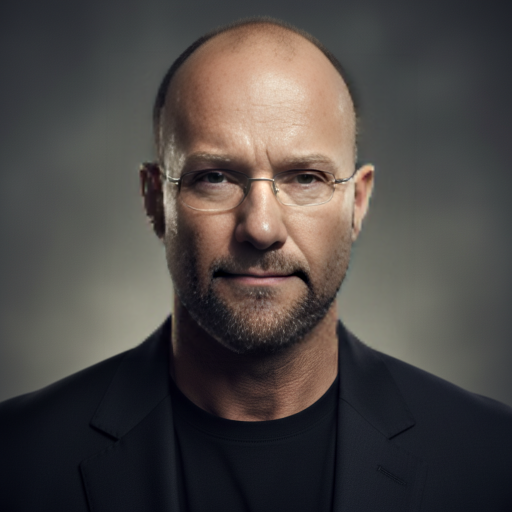
#> input picture media/edits/3e025202-4a83-4652-baf2-f03f51e53d7e_designer_source.jpg, 1024 x 1024 px (shown at 1/2 size)
$ python -i images.py   (imports and definitions only)
#> lines starting #> are read from the running program, lines starting #| are printed output that depends on the picture
from __future__ import annotations

import base64
import io
import json
import mimetypes
import os
import tempfile
import time
from pathlib import Path
from typing import Any, Dict, NamedTuple
from urllib.parse import urlparse

from loguru import logger

import httpx
from PIL import Image

from app.core.config import settings, reload_settings
from app.providers.fal.client import queue_get, queue_result, queue_status, queue_submit, run_model
from app.providers.fal.models_map import (
    apply_model_defaults,
    get_image_model,
    model_requires_mask,
    model_supports_inpaint_payload,
)


SEEDREAM_MODEL = "fal-ai/bytedance/seedream/v4/edit"
CHRONO_EDIT_MODEL = "fal-ai/chrono-edit"
# [1 line that did not run here, left out]
QUEUE_UPSCALE_MODELS = {
    "fal-ai/recraft/upscale/crisp",
    "fal-ai/recraft/upscale/creative",
    "fal-ai/esrgan",
}
SMART_MERGE_DEFAULT_MODEL = "fal-ai/nano-banana/edit"
SMART_MERGE_DEFAULT_SIZE = "1024x1024"
SMART_MERGE_DEFAULT_ASPECT_RATIO = "1:1"
SMART_MERGE_MAX_IMAGES = 4
# [1 line that did not run here, left out]


# [7 lines left out: function _get_image_size, not called in this run]


# Максимальный размер запроса после base64 кодирования (10 МБ лимит)
# Base64 увеличивает размер примерно на 33%, поэтому проверяем размер после кодирования
MAX_REQUEST_SIZE_BYTES = 10 * 1024 * 1024  # 10 МБ
# Максимальный размер файла до base64: 10 МБ / 1.33 ≈ 7.5 МБ
# Используем 4 МБ как безопасный порог для учета других данных в запросе (промпт, параметры, JSON структура и т.д.)
# Это гарантирует, что даже с учетом других данных (промпт ~1-2 КБ, параметры ~1 КБ, JSON структура ~1-2 КБ)
# запрос не превысит 10 МБ. 4 МБ * 1.33 ≈ 5.3 МБ для изображения + ~4-5 МБ для других данных = ~9-10 МБ
MAX_FILE_SIZE_BEFORE_BASE64 = int(4 * 1024 * 1024)  # 4 МБ


# [116 lines left out: function _compress_image_if_needed, not called in this run]


def _compress_image_aggressively(image_path: str | Path, target_size_mb: float | None = None) -> Path:
    """
    Применяет очень агрессивное сжатие изображения для уменьшения размера до минимума.
    Используется когда обычное сжатие не помогло.

    Args:
        image_path: Путь к изображению
        target_size_mb: Целевой размер файла в МБ (до base64). Если None, используется 2 МБ.
    """
    path = Path(image_path)
    file_size = path.stat().st_size
    file_size_mb = file_size / (1024 * 1024)

    if target_size_mb is None:
        # Целевой размер: 2 МБ до base64 (после base64 ≈ 2.66 МБ)
        # Это оставляет достаточно места для других данных в запросе
        target_size_mb = 2.0

    target_size_bytes = int(target_size_mb * 1024 * 1024)

    logger.warning("Applying aggressive compression to image {} ({:.2f} MB) -> target: {:.2f} MB",
                   path, file_size_mb, target_size_mb)

    try:
        with Image.open(path) as img:
            # Конвертируем в RGB
#> img is the input picture: PIL image 1024x1024 RGB; mean R, G, B 75.7, 70.9, 68.7
            if img.mode == "RGBA":
                background = Image.new("RGB", img.size, (255, 255, 255))
                background.paste(img, mask=img.split()[-1])
                img = background
            elif img.mode not in ("RGB", "RGBA"):
                img = img.convert("RGB")

            # Создаем временный файл
            fd, tmp_name = tempfile.mkstemp(suffix=".jpg")
            os.close(fd)
            tmp_path = Path(tmp_name)

            original_size = img.size
#> original_size = (1024, 1024)

            # Пробуем разные комбинации размера и качества
            # Начинаем с уменьшения до 60% и качества 50
            scale_factors = [0.6, 0.5, 0.4, 0.3]
            qualities = [50, 40, 30]

            compressed_size = None
            best_size = None
            best_quality = None

            for scale_factor in scale_factors:
                target_size = (int(original_size[0] * scale_factor), int(original_size[1] * scale_factor))
                img_resized = img.resize(target_size, Image.Resampling.LANCZOS)

                for quality in qualities:
                    img_resized.save(tmp_path, "JPEG", quality=quality, optimize=True)
                    compressed_size = tmp_path.stat().st_size

                    if compressed_size <= target_size_bytes:
                        logger.info("Aggressive compression applied: {}x{} ({:.2f} MB) -> {}x{} ({:.2f} MB, quality={})",
                                   original_size[0], original_size[1], file_size_mb,
                                   target_size[0], target_size[1], compressed_size / (1024 * 1024), quality)
                        return tmp_path

                    # Сохраняем лучший вариант
                    if best_size is None or compressed_size < best_size:
                        best_size = compressed_size
                        best_quality = quality
#> this loop made 1 pass
#> pass 1, in _compress_image_aggressively, `img_resized = img.resize(target_size, Image.Resampling.LANCZOS)`:
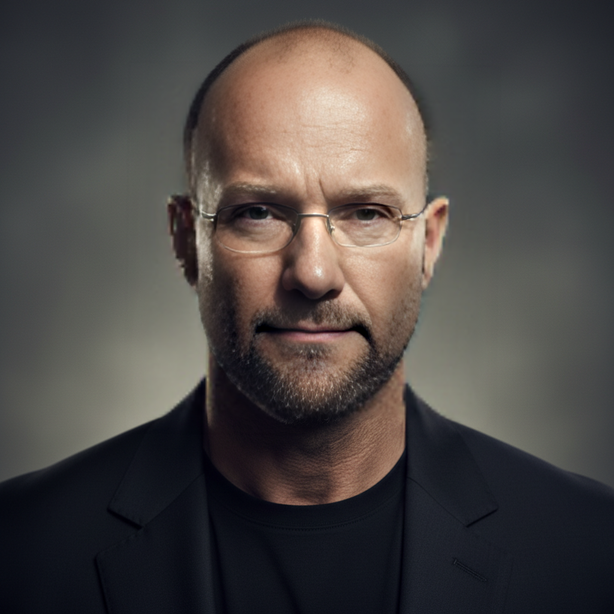
#> img_resized: PIL image 614x614 RGB; mean R, G, B 75.7, 70.9, 68.7

            # Если не удалось достичь целевого размера, возвращаем лучший вариант
            if compressed_size is not None:
                logger.warning("Could not reach target size {:.2f} MB, using best compression: {:.2f} MB (quality={})",
                              target_size_mb, compressed_size / (1024 * 1024), best_quality)
            return tmp_path

    except Exception as exc:  # noqa: BLE001
        logger.error("Failed to aggressively compress image {}: {}", path, exc, exc_info=True)
        # В случае ошибки возвращаем оригинальный файл
        return path


# [38 lines left out: functions _encode_bytes_to_png_data_url, _encode_file_to_png_data_url, _ensure_png_data_url, not called in this run]

_MEMORY_PROTOCOL = "memory://"
_CACHE_TTL_SECONDS = 600
_TASK_CACHE: Dict[str, Dict[str, Any]] = {}


class ImageAsset(NamedTuple):
    url: str | None
    content: bytes | None
    filename: str | None


# [1143 lines left out: functions _purge_cache, _parse_size, _build_input_payload, _encode_file_to_data_url, submit_image, submit_image_edit and 11 more, not called in this run]

>>> result = _compress_image_aggressively('media/edits/3e025202-4a83-4652-baf2-f03f51e53d7e_designer_source.jpg')

$ run again, on media/edits/0d35f9e4df9a4907a0571d20dd2b09c9.jpg
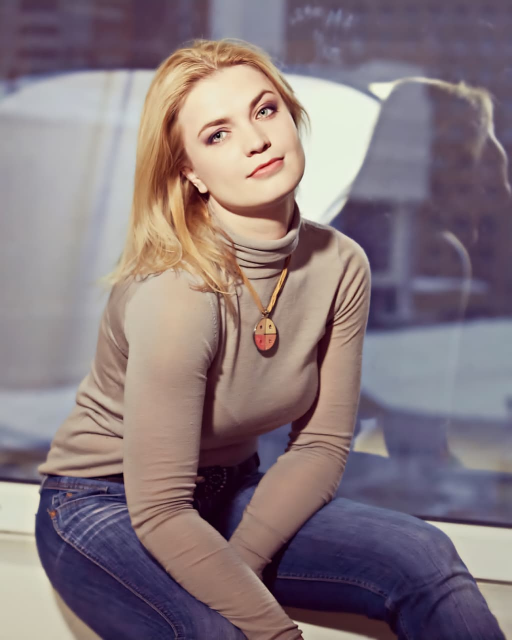
#> input picture media/edits/0d35f9e4df9a4907a0571d20dd2b09c9.jpg, 1024 x 1280 px (shown at 1/2 size)
#> in _compress_image_aggressively, img is the input picture: PIL image 1024x1280 RGB; mean R, G, B 134.5, 119.8, 124.6
#> the loop in _compress_image_aggressively, `for scale_factor in scale_factors:` made 1 pass
#> pass 1, in _compress_image_aggressively, `img_resized = img.resize(target_size, Image.Resampling.LANCZOS)`:
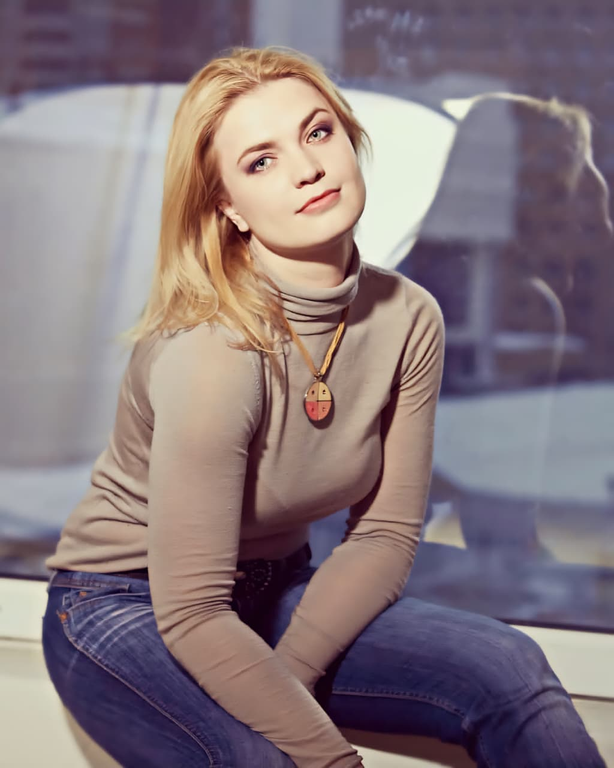
#> img_resized: PIL image 614x768 RGB; mean R, G, B 134.5, 119.8, 124.6

$ run again, on media/edits/29a93417e14d46b988158ac3505d8769.jpg
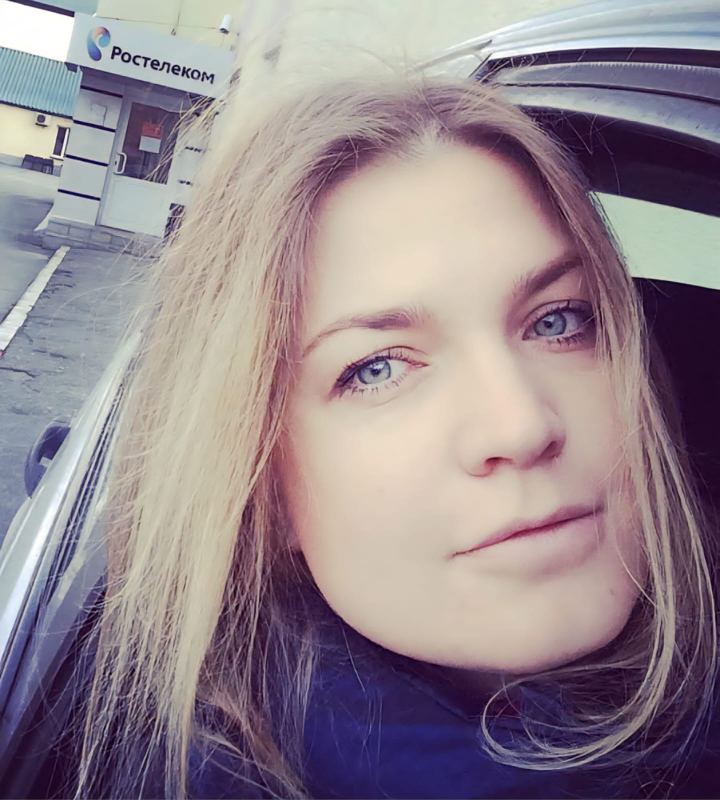
#> input picture media/edits/29a93417e14d46b988158ac3505d8769.jpg, 1440 x 1600 px (shown at 1/2 size)
#> in _compress_image_aggressively, img is the input picture: PIL image 1440x1600 RGB; mean R, G, B 147.5, 134.2, 141.5
#> the loop in _compress_image_aggressively, `for scale_factor in scale_factors:` made 1 pass
#> pass 1, in _compress_image_aggressively, `img_resized = img.resize(target_size, Image.Resampling.LANCZOS)`:
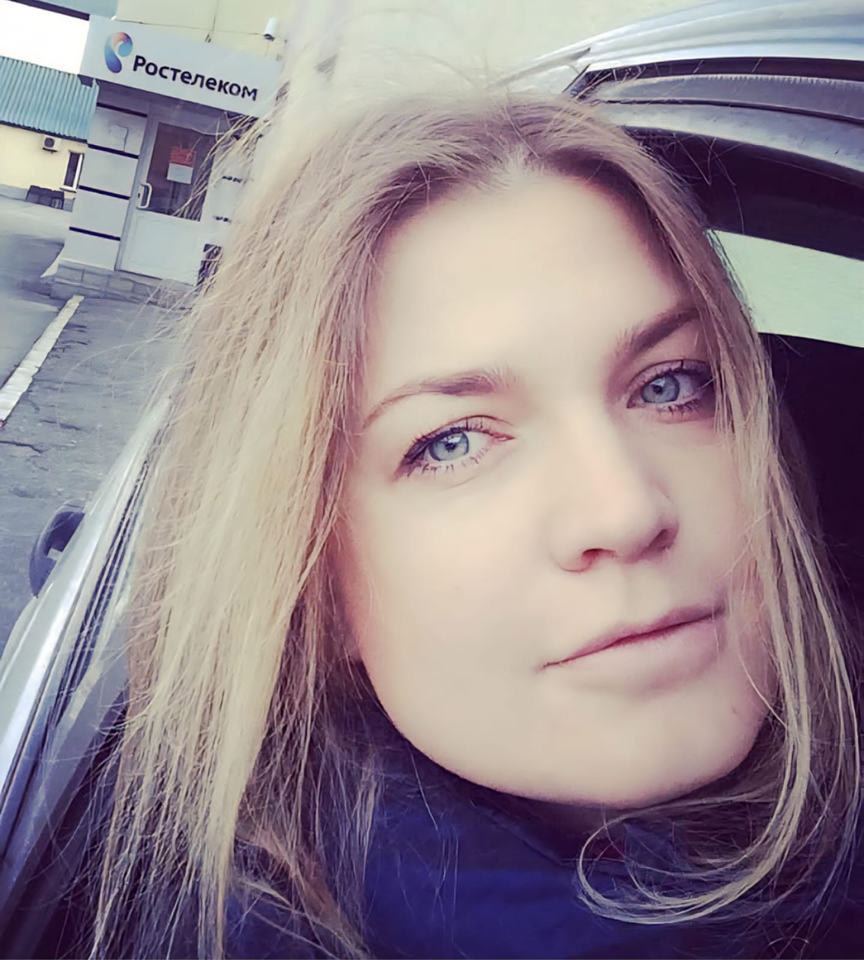
#> img_resized: PIL image 864x960 RGB; mean R, G, B 147.5, 134.2, 141.5
